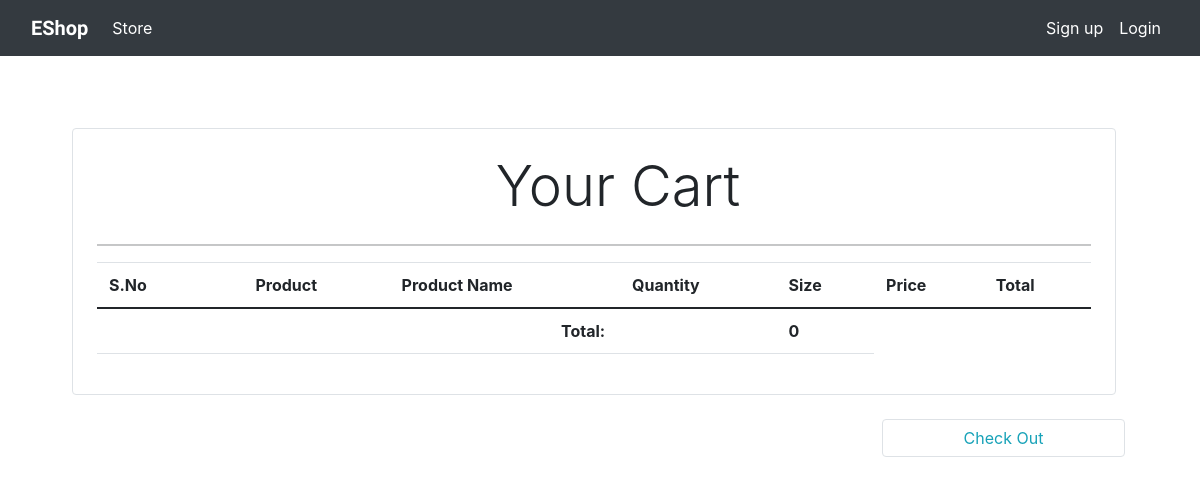
Page /cart (signed in) on the earlier database version.
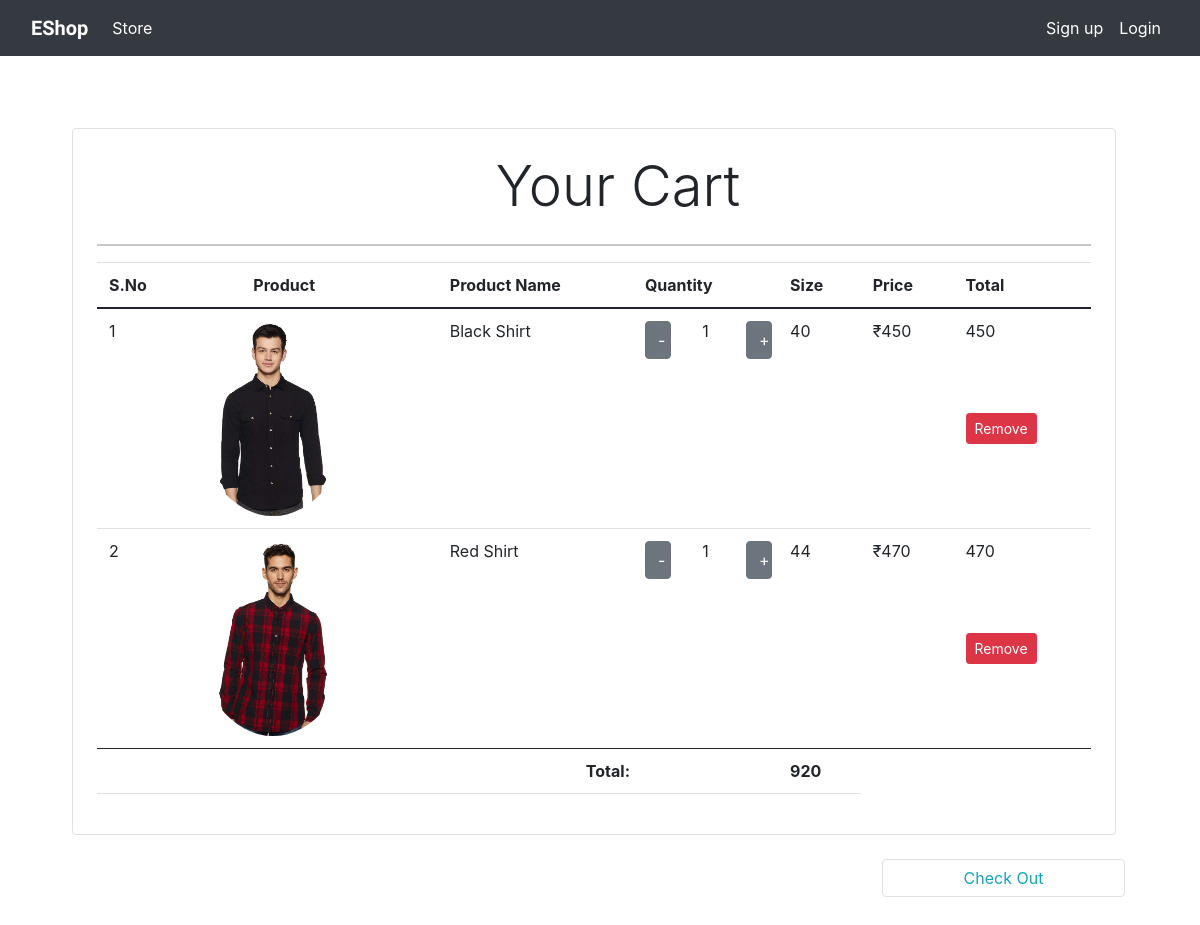
Same page on the later database version.
### store/models/cart.py (models this page shows, shortened)
class Cart(models.Model):
    product = models.ForeignKey(Product,on_delete=models.CASCADE)
    quantity = models.IntegerField(default=1)
    user = models.ForeignKey(User,on_delete=models.CASCADE)
    size = models.IntegerField(default=0)
    @staticmethod
    def get_all_products_by_user(user_id):
        return Cart.objects.filter(user = user_id)
    @staticmethod
    def get_cart_by_user_id(user_id):
        if user_id:
            return Cart.objects.filter(user=user_id)
        else:
            return None

### store/models/product.py (models this page shows, shortened)
class Product(models.Model):
    name = models.CharField(max_length=50)
    price = models.IntegerField(default=0)
    category = models.ForeignKey(Category,on_delete=models.CASCADE,default=1)
    descripton = models.CharField(max_length=200,default='',null=True,blank=True)
    image = models.ImageField(upload_to='uploads/products/')

### store/views2/cart.py (the view, shortened to what this page needs)
# urls.py: path('cart',cart.Cart_View.as_view(),name="cart"),
class Cart_View(View):
    def get(self,request):
        if request.user.is_authenticated:
            cart = Cart.get_cart_by_user_id(request.user.id)
            cart_size = Cart.get_all_products_by_user(request.user.id)
            return render(request,'cart.html',{'Cart':cart,'cart_size':len(cart_size)})
        else:
            return redirect('homepage')

### store/templatetags/cart.py (called while the page is built)
@register.filter(name='cart_quantity')
def cart_quantity(product,user_id):
    cart = Cart.objects.filter(product=product,user=user_id)
    return cart[0].quantity

@register.filter(name='product_total_price')
def product_total_price(product,user_id):
    return product.price * cart_quantity(product,user_id)

@register.filter(name='total_cart_price')
def total_cart_price(Cart,user_id):
    sum = int(0)
    for cart in Cart:
        sum += product_total_price(cart.product,user_id)
    return sum

### store/templatetags/custom_filter.py (called while the page is built)
@register.filter(name='currency_symbol')
def add_currency_symbol(number):
    return "₹" + str(number)

### store/templates/cart.html (shortened to what this page needs)
{% extends 'base.html' %}
{% load cart %}
{% load custom_filter %}
{% block content %}
 <div class="container p-4 m-4">
 <div class="p-4 m-4 border rounded">
     <div class="text-center display-4 ml-4 pl-4 mb-4"><p>Your Cart<p></p></div>
     <hr/>
 <table class="table">
     <thead>
         <tr>
             <th>S.No</th>
             <th></th>
             <th>Product</th>
             <th>Product Name</th>
             <th>Quantity</th>
             <th>Size</th>
             <th>Price</th>
             <th>Total</th>
         </tr>
     </thead>
     <tbody>
     {% for cart in Cart %}
         <tr>
             <td>{{forloop.counter}}</td>
             <td colspan="2"><img class="rounded-circle" src="{{cart.product.image.url}}" width="150" /></td>
             <td>{{cart.product.name}}</td>
             <td>
    <div class="row no-gutters">
    <form action="#{{cart.id}}" method="POST" class="col-2">
      <input type="submit" value="-" class="btn btn-block btn-secondary col"/>
    </form>
    <div class="text-center col">{{cart.quantity}}</div>
    <form action="#{{cart.id}}" method="POST" class="col-2">
      <input type="submit" value="+" class="btn btn-block btn-secondary col"/>
    </form>
  </div>
             </td>
             <td>{{cart.size}}</td>
             <td>{{cart.product.price|currency_symbol}}</td>
             <td><p>{{cart.product|product_total_price:request.user.id}}</p>
              <form action="{% url 'cart' %}" method="post">
                <p class="pt-4 mt-4">
                    <input class="btn btn-danger btn-sm mt-4" type="submit" value="Remove" name="remove_product"></p>
              </form>
             </td>
            </tr>
      {% endfor %}
     </tbody>
     <tfoot class="mt-3">
         <th colspan="3"></th>
          <th colspan="2" class="text-center">Total:</th>
         <th>{{Cart|total_cart_price:request.user.id}}</th>
     </tfoot>
 </table>
 </div>
 <div class="d-flex">
    <div class="col-9"></div>
    <div class="col-3"><a href="" data-toggle="modal" data-target="#exampleModal" class="btn btn-outline-info border rounded col-12">Check Out</a>
 </div>
</div>
 </div>
{%endblock content%}

### store/templates/base.html (shortened to what this page needs)
{% load static %}
<link rel="stylesheet"  href="{%  static  'base.css'  %}">
<!doctype html>
<html lang="en">
  <head>
    <link href="https://cdn.jsdelivr.net/npm/bootstrap@5.0.0-beta2/dist/css/bootstrap.min.css" rel="stylesheet">
  </head>
  <body>
   <nav class="navbar navbar-expand-lg navbar-dark bg-dark">
  <div class="container-fluid">
    <a class="navbar-brand logo" href="#">EShop</a>
    <div class="collapse navbar-collapse" id="navbarSupportedContent">
      <ul class="navbar-nav me-auto mb-2 mb-lg-0">
        <li class="nav-item">
          <a class="nav-link active" aria-current="page" href="/">Store</a>
        </li>
      </ul>
      <ul class="navbar-nav d-flex">
        {% if request.session.customer_id %}
        <li class="nav-item">
          <a class="nav-link active" href="/profile">My Profile</a>
        </li>
        <li class="nav-item">
          <a class="nav-link active" href="/cart">Cart
          <span class="badge badge-info">{% block cart_length %}{% endblock cart_length %}</span>
          </a>
        </li>
        <li class="nav-item">
          <a class="nav-link active" href="/orders">Orders</a>
        </li>
        <li class="nav-item">
          <a class="nav-link active" href="/logout">Logout</a>
        </li>
      {% else %}
        <li class="nav-item">
          <a class="nav-link active" href="/signup">Sign up</a>
        </li>
        <li class="nav-item">
          <a class="nav-link active" href="/login">Login</a>
        </li>
       {% endif %}
      </ul>
    </div>
  </div>
</nav>
   {% block content %}
   {% endblock content %}
<link rel="stylesheet" href="https://maxcdn.bootstrapcdn.com/bootstrap/4.5.2/css/bootstrap.min.css">
</body>
</html>
</body>
</html>

### store/static/base.css (style rules this page uses)
.logo { font-family: 'Dancing Script', cursive; font-weight: bold; }

Differences in the rows shown:
added Cart: product.image (picture), product.name "Black Shirt", quantity "1", size "40", product.price "₹450", product|product_total_price "450"
added Cart: product.image (picture), product.name "Red Shirt", quantity "1", size "44", product.price "₹470", product|product_total_price "470"
Other differences:
{{ Cart|total_cart_price:request.user.id }}: "0" → "920"
